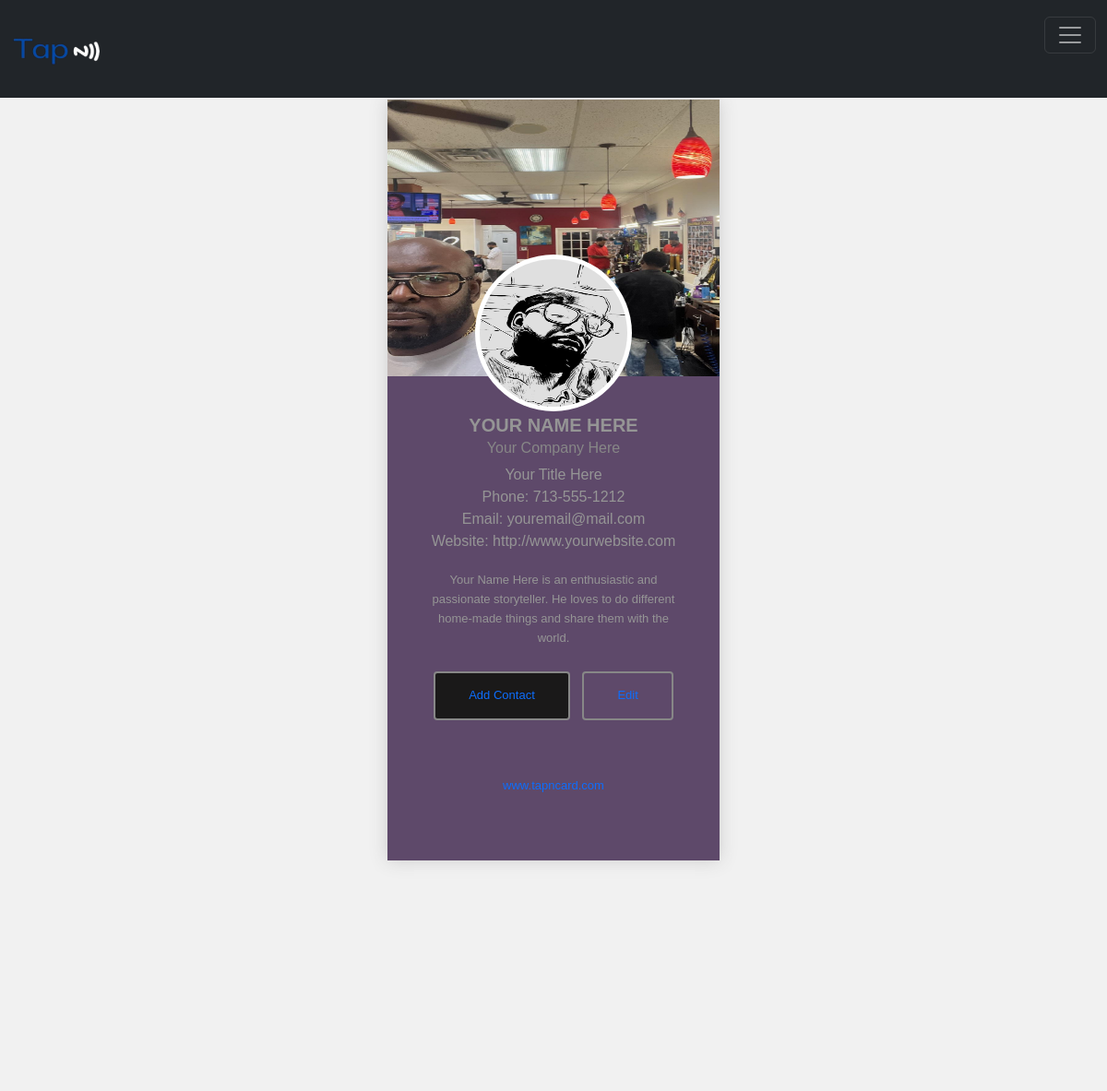
The app's page /members/profile/2/ (upper part), older data.
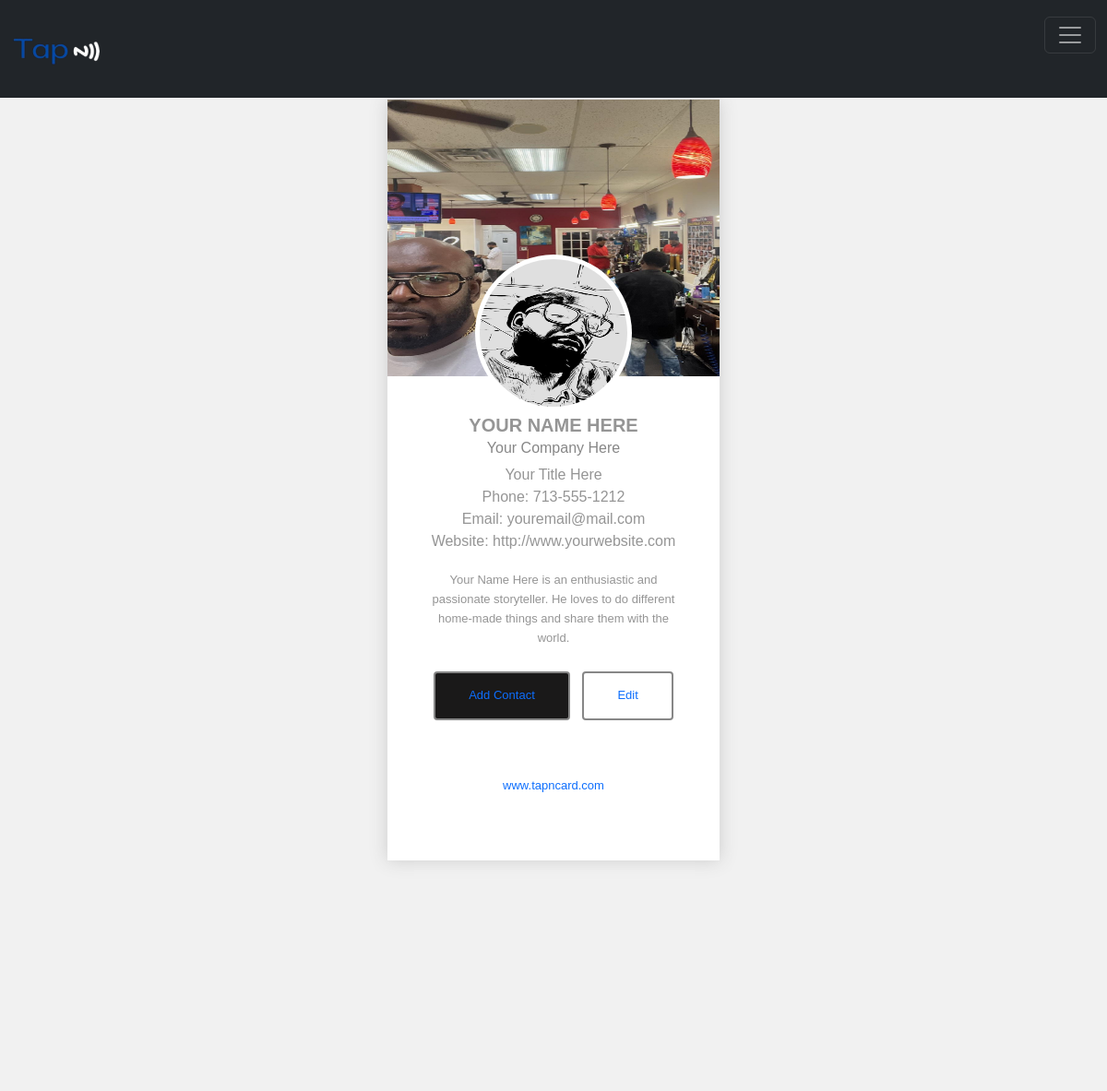
The same page, newer data.
### members/models.py (models this page shows, shortened)
class Post(models.Model):
    user = models.OneToOneField(User, on_delete=models.CASCADE)
    username = models.CharField(max_length=50, blank=True, default='@')
    card_number = models.CharField(max_length=50, blank=True, default=14)
    background_banner = models.ImageField(null=True, blank=True, upload_to='images/profile')
    COLOR_CHOICES = (
        ('--light', 'Light'),
        ('--white', 'White'),
        ('--dark', 'Dark'),
        ('--purple', 'Purple'),
    )
    background_color = models.CharField(max_length=20, blank=True, null=True, choices=COLOR_CHOICES)
    profile_picture = models.ImageField(null=True, blank=True, upload_to='images/profile',)
    full_name = models.CharField(max_length=100, blank=False)
    business = models.CharField(max_length=100, blank=False)
    phone_number = models.CharField(max_length=20, blank=True)
    email_address = models.EmailField(max_length=100, blank=True)
    website = models.URLField(blank=True)
    job_title = models.CharField(max_length=100, blank=True)
    facebook = models.URLField(blank=False, default="http://www.facebook.com/")
    instagram = models.URLField(blank=True, default="http://www.instagram.com/")
    tiktok = models.URLField(blank=True, default="http://www.tiktok.com/")
    twitter = models.URLField(blank=True, default="http://www.twitter.com/")
    linkedin = models.URLField(blank=True, default="http://www.linkedin.com/")
    paypal = models.URLField(blank=True, default="http://www.paypal.com/")
    cashapp = models.URLField(blank=True, default="http://www.cashapp.com/")
    snap = models.URLField(blank=True, default="http://www.snapchat.com/")
    discord = models.URLField(blank=True, default="http://www.discord.com/")
    twitch = models.URLField(blank=True, default="http://www.twitch.com/")
    spotify = models.URLField(blank=True, default="http://www.spotify.com/")
    apple_music = models.URLField(blank=True, default="http://www.applemusic.com/")
    sound_cloud = models.URLField(blank=True, default="http://www.soundcloud.com/")

### members/views.py (the view, shortened to what this page needs)
# urls.py: path('profile/<int:pk>/', ProfileView.as_view(), name='profile'),
class ProfileView(DetailView):
    model = Post
    template_name = 'members/profile.html'
    def get_queryset(self):
        queryset = super().get_queryset()
        search_query = self.request.GET.get('search')
        return queryset
    def get(self, request, *args, **kwargs):
        self.object = self.get_object()
        context = self.get_context_data(object=self.object)
        if 'download_vcard' in request.GET:
            return self.generate_vcard(context['post'])
        if 'download_qrcode' in request.GET:
            profile_url = request.build_absolute_uri(self.object.get_absolute_url())
            return self.generate_qrcode(profile_url)
        return self.render_to_response(context)

### members/templates/members/profile.html (shortened to what this page needs)
{% extends 'base.html' %}
{% load static %}
{% block content %}
  <div class="wrapper">
    <div class="profile-card">
      <div class="profile-header">
        <img id="banner" src="{{post.background_banner.url}}" alt="">
      </div>
      <div class="profile-body {% if post.background_color %}{{ post.background_color }}{% endif %}">
        <div class="author-img">
          <img src="{{post.profile_picture.url}}" alt="">
        </div>
        <div class="name">{{post.full_name}}</div>
        <h6>{{post.business}}</h6>
        <span>{{post.job_title}}</span><br>
        <span>Phone: {{post.phone_number}}</span><br>
        <span>Email: {{post.email_address}}</span><br>
        <span>Website: {{post.website}}</span><br>
        <div class="intro">
          <p>{{post.full_name}} is an enthusiastic and passionate storyteller. He loves to do different home-made things and share them with the world.</p>
          <button class="msg-btn"><a href="?download_vcard=True">Add Contact</a></button>
          <button class="follow-btn"><a href="{% url 'edit' post.pk %}">Edit</a></button>
          <br><br>
          <a href="{% url 'home' %}">www.tapncard.com</a>
        </div>
      </div>
    </div>
  </div>
  <br>
  <br>
  <br>
  <br>
  <br>
  <br>
  <br>
  <br>
  <br>
  <br>
  <br>
  <br>
  <br>
               <br>
  <br>
  <br>
  <br>
  <br>
  <br>
  <br>
  <br>
  <br>
  <br>
  <br>
  <br>
  <br>
  {% endblock  %}

### main/templates/base.html (shortened to what this page needs)
{% load static %}
<!DOCTYPE html>
<html lang="en">
<head>
    <link href="https://cdn.jsdelivr.net/npm/bootstrap@5.3.0-alpha3/dist/css/bootstrap.min.css" rel="stylesheet">
    <link rel="stylesheet" href="https://netdna.bootstrapcdn.com/font-awesome/4.0.3/css/font-awesome.css">
    <link rel="stylesheet" href="../static/css/font-awesome.min.css">
    <link rel="stylesheet" href="../static/css/style.css">
	<link rel="stylesheet" href="../static/css/custom.css">
</head>
<body>
   {% include "navbar.html"%}
    {% block content %}
    {% endblock  %}
</body>
</html>

### main/templates/navbar.html (shortened to what this page needs)
{% load static %}
       <nav class="navbar bg-dark" data-bs-theme="dark">
        <div class="container-fluid">
          <a class="navbar-brand" href="{% url 'home' %}"><img src="{% static '../static/images/TapN Blue & White(1).png' %}" style="height: fit-content;" width="fit-content"></a>
          <button class="navbar-toggler" type="button" data-bs-toggle="collapse" data-bs-target="#navbarSupportedContent" aria-controls="navbarSupportedContent" aria-expanded="false" aria-label="Toggle navigation">
            <span class="navbar-toggler-icon"></span>
          </button>
        </div>
      </nav>

### main/static/css/style.css (style rules this page uses)
:root { --light:#f1f1f1; --white:#fff; --dark:#000; --purple:#5e496a; }
body { font-family: 'Montserrat', sans-serif; background-color: var(--light); margin: auto; }
img { width: 100%; height: auto; }
.wrapper { width: 100%; height: 100vh; }
.profile-card { width: 25em; height: auto; text-align: center; margin: 5px auto; box-shadow: 0px 0px 18px #ccc; }
.profile-card .profile-body { background-color: var(--white); padding: 5px; }
.profile-card .profile-body .author-img { margin-top: -20px; margin-bottom: 20px; }
.profile-card .profile-body .author-img img { width: 170px; height: 170px; border-radius: 50%; padding: 5px; background-color: var(--white); }
.profile-card .profile-body .name { font-size: 20px; font-weight: 600; text-transform: uppercase; }
.profile-card .profile-body .intro { font-size: 14px; font-weight: 400; line-height: 1.6; margin: 20px 0px 30px 0px; }
button { margin: 10px 0 40px 0; }
.msg-btn, .follow-btn { background: #1a1919; border: 2px solid #878787; padding: 14px 36px; color: white; border-radius: 4px; font-family: Montserrat, sans-serif; cursor: pointer; }
.follow-btn { margin-left: 10px; background: transparent; color: white; }

### main/static/css/custom.css (style rules this page uses)
body { padding: 0; margin: 0; color: #959595; }
h1, h2, h3, h4, h5, h6 { color: #878787; }

### members/templates/members/profile.html (style rules this page uses)
:root { --light:#f1f1f1; --white:#fff; --dark:#000; }
body { font-family: 'Montserrat', sans-serif; background-color: var(--light); padding: 0; margin: 0; }
img { width: 100%; height: auto; }
#banner { width: 100%; height: 300px; }
.wrapper { width: 100%; height: 100vh; padding: 0; margin: 0; }
.profile-card { width: 22.50em; height: auto; text-align: center; margin: 2px auto; box-shadow: 0px 0px 18px #ccc; }
.profile-card .profile-header { height: 180px; }
.profile-card .profile-body { background-color: var(--white); padding: 10px 40px 40px 40px; }
.profile-card .profile-body .author-img { margin-top: -22px; margin-bottom: 0px; }
.profile-card .profile-body .author-img img { width: 170px; height: 170px; border-radius: 50%; padding: 5px; background-color: var(--white); }
.profile-card .profile-body .name { font-size: 20px; font-weight: 600; text-transform: uppercase; }
.profile-card .profile-body .intro { font-size: 13px; font-weight: 400; line-height: 1.6; margin: 20px 0px 30px 0px; }
button { margin: 10px 0 40px 0; }
.msg-btn, .follow-btn { background: #1a1919; border: 2px solid #878787; padding: 14px 36px; color: white; border-radius: 4px; font-family: Montserrat, sans-serif; cursor: pointer; text-decoration: none; }
.msg-btn > a { text-decoration: none; }
.follow-btn > a { text-decoration: none; }
.follow-btn { margin-left: 10px; background: transparent; color: white; text-decoration: none; }
a, a:hover, a:focus, a:active { text-decoration: none; }

### main/templates/base.html (style rules this page uses)
body { padding: 0; margin: 0; color: #959595; }
h1, h2, h3, h4, h5, h6 { color: #878787; }

Row changes from the older to the newer data that the page shows:
changed Post "YOUR NAME HERE": background_color "--purple" → empty (drawn)
Text that changed along with them:
text now shown: "Edit www.tapncard.com"
